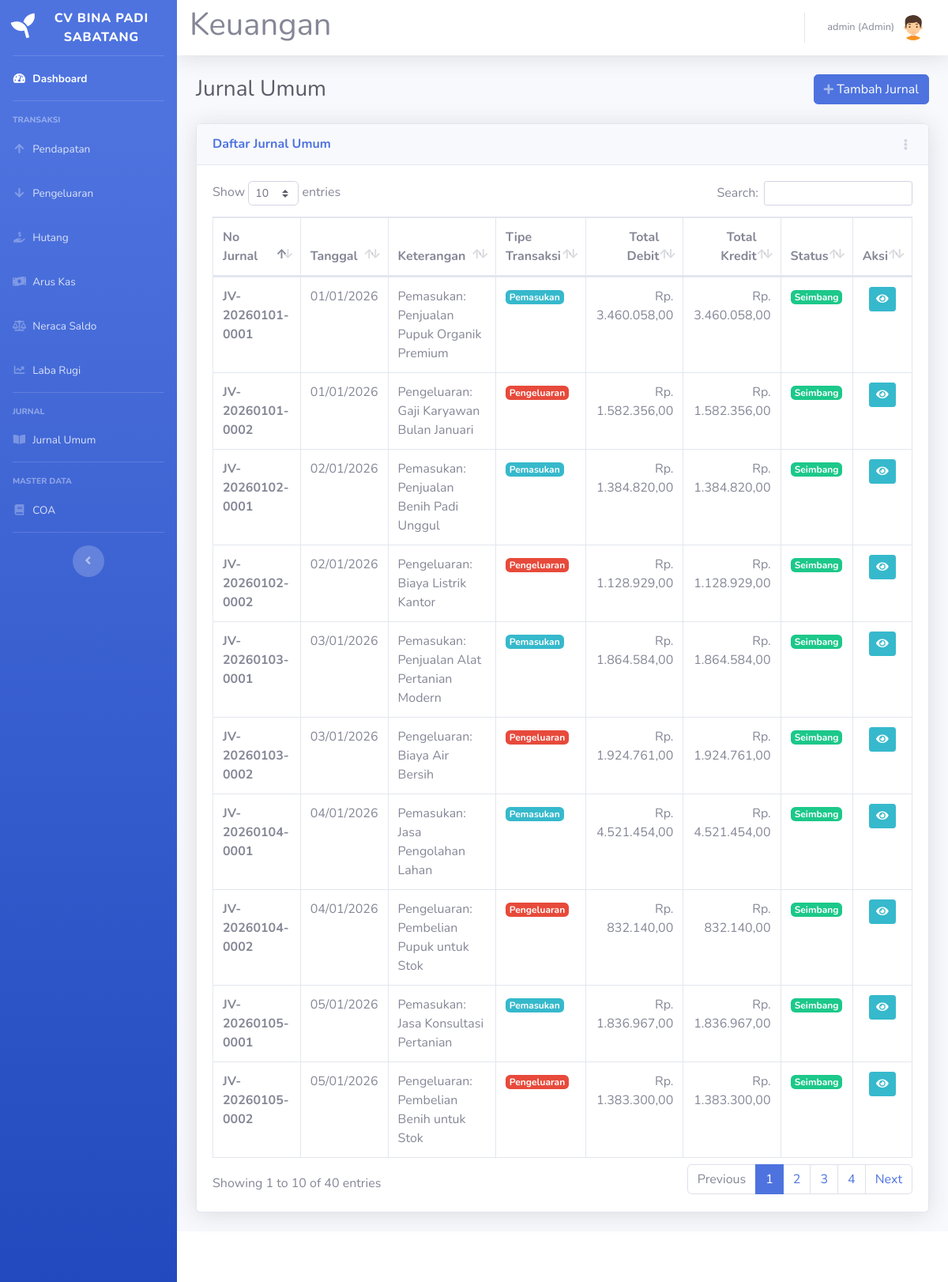
The page /jurnal-umum.php (signed in) on the database its author committed.
### tables this page shows
CREATE TABLE `journal_entries` (
  `id_jurnal` int(11) NOT NULL,
  `nomor_jurnal` varchar(30) NOT NULL,
  `tanggal` date NOT NULL,
  `keterangan` text DEFAULT NULL,
  `id_ref_transaksi` int(11) DEFAULT NULL,
  `tipe_ref_transaksi` enum('pemasukan','pengeluaran','manual','hutang') DEFAULT 'manual',
  `created_at` timestamp NOT NULL DEFAULT current_timestamp(),
  `updated_at` timestamp NOT NULL DEFAULT current_timestamp() ON UPDATE current_timestamp()
);

### jurnal-umum.php (the view, shortened to what this page needs)
<?php
require('koneksi.php');
$query = "
    SELECT
        je.*,
        COALESCE(SUM(jl.debit), 0) as total_debit,
        COALESCE(SUM(jl.kredit), 0) as total_kredit
    FROM journal_entries je
    LEFT JOIN journal_lines jl ON je.id_jurnal = jl.id_jurnal
    GROUP BY je.id_jurnal
    ORDER BY je.tanggal DESC, je.nomor_jurnal DESC
";
$result = mysqli_query($koneksi, $query);
$journals = [];
while ($data = mysqli_fetch_assoc($result)) {
    $data['status_text'] = ($data['total_debit'] == $data['total_kredit']) ? 'Seimbang' : 'Tidak Seimbang';
    $data['status_class'] = ($data['total_debit'] == $data['total_kredit']) ? 'success' : 'warning';
    $journals[] = $data;
}
?>
<!DOCTYPE html>
<html lang="en">
<head>
  <link href="vendor/fontawesome-free/css/all.min.css" rel="stylesheet" type="text/css">
  <link href="css/sb-admin-2.min.css" rel="stylesheet">
  <link href="vendor/datatables/dataTables.bootstrap4.min.css" rel="stylesheet">
</head>
<body id="page-top">
  <?php
  require('sidebar.php');
  ?>
  <div id="content">
    <?php require('navbar.php'); ?>
    <div class="container-fluid">
      <div class="d-sm-flex align-items-center justify-content-between mb-4">
        <h1 class="h3 mb-0 text-gray-800">Jurnal Umum</h1>
        <?php if ($_SESSION['level'] === 'admin'): ?>
        <button type="button" class="btn btn-primary" data-toggle="modal" data-target="#myModalTambah">
          <i class="fas fa-plus fa-sm text-white-50"></i> Tambah Jurnal
        </button>
        <?php endif; ?>
      </div>
      <div class="row">
        <div class="col-12">
          <div class="card shadow mb-4">
            <div class="card-header py-3 d-flex flex-row align-items-center justify-content-between">
              <h6 class="m-0 font-weight-bold text-primary">Daftar Jurnal Umum</h6>
              <div class="dropdown no-arrow">
                <a class="dropdown-toggle" href="#" role="button" id="dropdownMenuLink" data-toggle="dropdown" aria-haspopup="true" aria-expanded="false">
                  <i class="fas fa-ellipsis-v fa-sm fa-fw text-gray-400"></i>
                </a>
              </div>
            </div>
            <div class="card-body">
              <div class="table-responsive">
                <table class="table table-bordered" id="dataTable" width="100%" cellspacing="0">
                  <thead>
                    <tr>
                      <th>No Jurnal</th>
                      <th>Tanggal</th>
                      <th>Keterangan</th>
                      <th>Tipe Transaksi</th>
                      <th class="text-right">Total Debit</th>
                      <th class="text-right">Total Kredit</th>
                      <th>Status</th>
                      <?php if ($_SESSION['level'] === 'admin'): ?>
                      <th class="text-center">Aksi</th>
                      <?php endif; ?>
                    </tr>
                  </thead>
                  <tbody>
                    <?php foreach ($journals as $data): ?>
                      <tr>
                        <td><strong><?= htmlspecialchars($data['nomor_jurnal']) ?></strong></td>
                        <td><?= htmlspecialchars(date('d/m/Y', strtotime($data['tanggal']))) ?></td>
                        <td><?= htmlspecialchars(substr($data['keterangan'], 0, 50)) ?><?= strlen($data['keterangan']) > 50 ? '...' : '' ?></td>
                        <td>
                          <?php
                          if($data['tipe_ref_transaksi'] == 'pemasukan') echo '<span class="badge badge-info">Pemasukan</span>';
                          elseif($data['tipe_ref_transaksi'] == 'pengeluaran') echo '<span class="badge badge-danger">Pengeluaran</span>';
                          elseif($data['tipe_ref_transaksi'] == 'hutang') echo '<span class="badge badge-warning">Hutang</span>';
                          else echo '<span class="badge badge-secondary">Manual</span>';
                          ?>
                        </td>
                        <td class="text-right">Rp. <?= number_format($data['total_debit'], 2, ',', '.') ?></td>
                        <td class="text-right">Rp. <?= number_format($data['total_kredit'], 2, ',', '.') ?></td>
                        <td class="text-center"><span class="badge badge-<?= $data['status_class'] ?>"><?= $data['status_text'] ?></span></td>
                        <?php if ($_SESSION['level'] === 'admin'): ?>
                        <td class="text-center">
                          <a href="#" type="button" class="btn btn-info btn-sm detail-btn"
                             data-id="<?= $data['id_jurnal'] ?>"
                             data-nomor="<?= htmlspecialchars($data['nomor_jurnal']) ?>"
                             data-tanggal="<?= htmlspecialchars(date('d/m/Y', strtotime($data['tanggal']))) ?>"
                             data-keterangan="<?= htmlspecialchars($data['keterangan']) ?>"
                             data-tipe="<?= $data['tipe_ref_transaksi'] ?>"
                             data-total-debit="<?= $data['total_debit'] ?>"
                             data-total-kredit="<?= $data['total_kredit'] ?>"
                             data-status="<?= $data['status_text'] ?>"
                             data-is-manual="<?= $data['tipe_ref_transaksi'] == 'manual' ? '1' : '0' ?>"
                             title="Lihat Detail">
                            <i class="fas fa-eye"></i>
                          </a>
                        </td>
                        <?php endif; ?>
                      </tr>
                    <?php endforeach; ?>
                  </tbody>
                </table>
              </div>
            </div>
          </div>
        </div>
      </div>
    </div>
  </div>
  <?php require 'footer.php' ?>
  </div>
  </div>
</body>
</html>

### rows shown on the page
journal_entries: nomor_jurnal "JV-20260105-0002", tanggal "05/01/2026", keterangan "Pengeluaran: Pembelian Benih untuk Stok", tipe_ref_transaksi "Pengeluaran", total_debit "1.383.300,00", total_kredit "1.383.300,00", status_text "Seimbang"
journal_entries: nomor_jurnal "JV-20260105-0001", tanggal "05/01/2026", keterangan "Pemasukan: Jasa Konsultasi Pertanian", tipe_ref_transaksi "Pemasukan", total_debit "1.836.967,00", total_kredit "1.836.967,00", status_text "Seimbang"
journal_entries: nomor_jurnal "JV-20260104-0002", tanggal "04/01/2026", keterangan "Pengeluaran: Pembelian Pupuk untuk Stok", tipe_ref_transaksi "Pengeluaran", total_debit "832.140,00", total_kredit "832.140,00", status_text "Seimbang"
journal_entries: nomor_jurnal "JV-20260104-0001", tanggal "04/01/2026", keterangan "Pemasukan: Jasa Pengolahan Lahan", tipe_ref_transaksi "Pemasukan", total_debit "4.521.454,00", total_kredit "4.521.454,00", status_text "Seimbang"
journal_entries: nomor_jurnal "JV-20260103-0002", tanggal "03/01/2026", keterangan "Pengeluaran: Biaya Air Bersih", tipe_ref_transaksi "Pengeluaran", total_debit "1.924.761,00", total_kredit "1.924.761,00", status_text "Seimbang"
journal_entries: nomor_jurnal "JV-20260103-0001", tanggal "03/01/2026", keterangan "Pemasukan: Penjualan Alat Pertanian Modern", tipe_ref_transaksi "Pemasukan", total_debit "1.864.584,00", total_kredit "1.864.584,00", status_text "Seimbang"
journal_entries: nomor_jurnal "JV-20260102-0002", tanggal "02/01/2026", keterangan "Pengeluaran: Biaya Listrik Kantor", tipe_ref_transaksi "Pengeluaran", total_debit "1.128.929,00", total_kredit "1.128.929,00", status_text "Seimbang"
journal_entries: nomor_jurnal "JV-20260102-0001", tanggal "02/01/2026", keterangan "Pemasukan: Penjualan Benih Padi Unggul", tipe_ref_transaksi "Pemasukan", total_debit "1.384.820,00", total_kredit "1.384.820,00", status_text "Seimbang"
journal_entries: nomor_jurnal "JV-20260101-0002", tanggal "01/01/2026", keterangan "Pengeluaran: Gaji Karyawan Bulan Januari", tipe_ref_transaksi "Pengeluaran", total_debit "1.582.356,00", total_kredit "1.582.356,00", status_text "Seimbang"
journal_entries: nomor_jurnal "JV-20260101-0001", tanggal "01/01/2026", keterangan "Pemasukan: Penjualan Pupuk Organik Premium", tipe_ref_transaksi "Pemasukan", total_debit "3.460.058,00", total_kredit "3.460.058,00", status_text "Seimbang"

### other values the page prints
$_SESSION['nama'] "admin"
$_SESSION['level'] "Admin"
